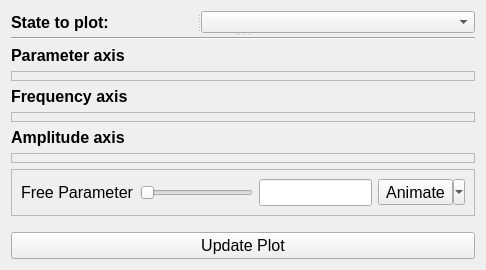
     <widget class="QWidget" name="spectrogram3d_tab">
      <property name="sizePolicy">
       <sizepolicy hsizetype="Expanding" vsizetype="Expanding">
        <horstretch>1</horstretch>
        <verstretch>1</verstretch>
       </sizepolicy>
      </property>
      <attribute name="title">
       <string>3D Spectrum</string>
      </attribute>
      <layout class="QVBoxLayout" name="verticalLayout_2">
       <item>
        <widget class="QSplitter" name="splitter_6">
         <property name="orientation">
          <enum>Qt::Orientation::Vertical</enum>
         </property>
         <widget class="QSplitter" name="splitter_7">
          <property name="orientation">
           <enum>Qt::Orientation::Horizontal</enum>
          </property>
          <widget class="QLabel" name="plot_state_spec3D_2">
           <property name="sizePolicy">
            <sizepolicy hsizetype="Expanding" vsizetype="Expanding">
             <horstretch>1</horstretch>
             <verstretch>1</verstretch>
            </sizepolicy>
           </property>
           <property name="font">
            <font>
             <pointsize>12</pointsize>
             <bold>true</bold>
             <strikeout>false</strikeout>
             <kerning>false</kerning>
            </font>
           </property>
           <property name="text">
            <string>State to plot:</string>
           </property>
          </widget>
          <widget class="QComboBox" name="plot_state_spec3D">
           <property name="sizePolicy">
            <sizepolicy hsizetype="Expanding" vsizetype="Fixed">
             <horstretch>2</horstretch>
             <verstretch>1</verstretch>
            </sizepolicy>
           </property>
          </widget>
         </widget>
         <widget class="Line" name="line_3">
          <property name="orientation">
           <enum>Qt::Orientation::Horizontal</enum>
          </property>
         </widget>
        </widget>
       </item>
       <item>
        <widget class="QLabel" name="paramAxisSpec_l">
         <property name="sizePolicy">
          <sizepolicy hsizetype="Preferred" vsizetype="Preferred">
           <horstretch>1</horstretch>
           <verstretch>0</verstretch>
          </sizepolicy>
         </property>
         <property name="font">
          <font>
           <pointsize>12</pointsize>
           <bold>true</bold>
           <strikeout>false</strikeout>
           <kerning>true</kerning>
          </font>
         </property>
         <property name="text">
          <string>Parameter axis</string>
         </property>
        </widget>
       </item>
       <item>
        <widget class="variable_from_to_scale_widget" name="paramAxisSpec3d_options">
         <property name="sizePolicy">
          <sizepolicy hsizetype="Expanding" vsizetype="Expanding">
           <horstretch>1</horstretch>
           <verstretch>1</verstretch>
          </sizepolicy>
         </property>
         <property name="minimumSize">
          <size>
           <width>0</width>
           <height>10</height>
          </size>
         </property>
         <property name="focusPolicy">
          <enum>Qt::FocusPolicy::TabFocus</enum>
         </property>
         <property name="frameShape">
          <enum>QFrame::Shape::StyledPanel</enum>
         </property>
         <property name="frameShadow">
          <enum>QFrame::Shadow::Raised</enum>
         </property>
         <property name="variableMin" stdset="0">
          <double>-10000000.000000000000000</double>
         </property>
         <property name="variableMax" stdset="0">
          <double>10000000.000000000000000</double>
         </property>
         <property name="variableDecimals" stdset="0">
          <double>10.000000000000000</double>
         </property>
         <property name="toEntryDefault" stdset="0">
          <double>0.000000000000000</double>
         </property>
         <property name="fromEntryDefault" stdset="0">
          <double>1.000000000000000</double>
         </property>
         <property name="varDdItems" stdset="0">
          <stringlist>
           <string>Parameter 1</string>
           <string>Parameter 2</string>
           <string></string>
          </stringlist>
         </property>
        </widget>
       </item>
       <item>
        <widget class="QLabel" name="freqAxisSpec3d_l">
         <property name="font">
          <font>
           <pointsize>12</pointsize>
           <bold>true</bold>
           <strikeout>false</strikeout>
           <kerning>true</kerning>
          </font>
         </property>
         <property name="text">
          <string>Frequency axis</string>
         </property>
        </widget>
       </item>
       <item>
        <widget class="variable_from_to_scale_widget" name="freqAxisSpec3d_options">
         <property name="sizePolicy">
          <sizepolicy hsizetype="Expanding" vsizetype="Expanding">
           <horstretch>1</horstretch>
           <verstretch>1</verstretch>
          </sizepolicy>
         </property>
         <property name="minimumSize">
          <size>
           <width>0</width>
           <height>10</height>
          </size>
         </property>
         <property name="focusPolicy">
          <enum>Qt::FocusPolicy::TabFocus</enum>
         </property>
         <property name="frameShape">
          <enum>QFrame::Shape::StyledPanel</enum>
         </property>
         <property name="frameShadow">
          <enum>QFrame::Shadow::Raised</enum>
         </property>
         <property name="variableMin" stdset="0">
          <double>-10000000.000000000000000</double>
         </property>
         <property name="variableMax" stdset="0">
          <double>10000000.000000000000000</double>
         </property>
         <property name="variableDecimals" stdset="0">
          <double>10.000000000000000</double>
         </property>
         <property name="toEntryDefault" stdset="0">
          <double>0.000000000000000</double>
         </property>
         <property name="fromEntryDefault" stdset="0">
          <double>1.000000000000000</double>
         </property>
         <property name="varDdItems" stdset="0">
          <stringlist>
           <string>Frequency</string>
          </stringlist>
         </property>
        </widget>
       </item>
       <item>
        <widget class="QLabel" name="amplAxisSpec3d_l">
         <property name="sizePolicy">
          <sizepolicy hsizetype="Preferred" vsizetype="Preferred">
           <horstretch>1</horstretch>
           <verstretch>0</verstretch>
          </sizepolicy>
         </property>
         <property name="font">
          <font>
           <pointsize>12</pointsize>
           <bold>true</bold>
           <strikeout>false</strikeout>
           <kerning>true</kerning>
          </font>
         </property>
         <property name="text">
          <string>Amplitude axis</string>
         </property>
        </widget>
       </item>
       <item>
        <widget class="variable_from_to_scale_widget" name="amplAxisSpec3d_options">
         <property name="sizePolicy">
          <sizepolicy hsizetype="Expanding" vsizetype="Expanding">
           <horstretch>1</horstretch>
           <verstretch>1</verstretch>
          </sizepolicy>
         </property>
         <property name="minimumSize">
          <size>
           <width>0</width>
           <height>10</height>
          </size>
         </property>
         <property name="focusPolicy">
          <enum>Qt::FocusPolicy::TabFocus</enum>
         </property>
         <property name="frameShape">
          <enum>QFrame::Shape::StyledPanel</enum>
         </property>
         <property name="frameShadow">
          <enum>QFrame::Shadow::Raised</enum>
         </property>
         <property name="variableMin" stdset="0">
          <double>-10000000.000000000000000</double>
         </property>
         <property name="variableMax" stdset="0">
          <double>10000000.000000000000000</double>
         </property>
         <property name="variableDecimals" stdset="0">
          <double>10.000000000000000</double>
         </property>
         <property name="toEntryDefault" stdset="0">
          <double>0.000000000000000</double>
         </property>
         <property name="fromEntryDefault" stdset="0">
          <double>1.000000000000000</double>
         </property>
         <property name="varDdItems" stdset="0">
          <stringlist>
           <string>PSD</string>
           <string>FFT Phase</string>
          </stringlist>
         </property>
        </widget>
       </item>
       <item>
        <widget class="QFrame" name="fixedParamSelectTime_f_2">
         <property name="font">
          <font>
           <pointsize>12</pointsize>
           <strikeout>false</strikeout>
           <kerning>true</kerning>
          </font>
         </property>
         <property name="frameShape">
          <enum>QFrame::Shape::StyledPanel</enum>
         </property>
         <property name="frameShadow">
          <enum>QFrame::Shadow::Raised</enum>
         </property>
         <layout class="QHBoxLayout" name="horizontalLayout_2" stretch="1,1,0,1">
          <item>
           <widget class="QLabel" name="fixedParamSpec_l">
            <property name="font">
             <font>
              <pointsize>12</pointsize>
              <strikeout>false</strikeout>
              <kerning>true</kerning>
             </font>
            </property>
            <property name="text">
             <string>Free Parameter</string>
            </property>
           </widget>
          </item>
          <item>
           <widget class="QSlider" name="fixedParamSpec_slider">
            <property name="orientation">
             <enum>Qt::Orientation::Horizontal</enum>
            </property>
           </widget>
          </item>
          <item>
           <widget class="floatLineEdit" name="fixedParamSpec_entry">
            <property name="sizePolicy">
             <sizepolicy hsizetype="Preferred" vsizetype="Fixed">
              <horstretch>1</horstretch>
              <verstretch>0</verstretch>
             </sizepolicy>
            </property>
           </widget>
          </item>
          <item>
           <widget class="QToolButton" name="fixedParamSpecAnimate_button">
            <property name="text">
             <string>Animate</string>
            </property>
            <property name="popupMode">
             <enum>QToolButton::ToolButtonPopupMode::MenuButtonPopup</enum>
            </property>
            <property name="toolButtonStyle">
             <enum>Qt::ToolButtonStyle::ToolButtonTextBesideIcon</enum>
            </property>
            <property name="autoRaise">
             <bool>false</bool>
            </property>
            <property name="arrowType">
             <enum>Qt::ArrowType::NoArrow</enum>
            </property>
           </widget>
          </item>
         </layout>
        </widget>
       </item>
       <item>
        <spacer name="verticalSpacer_2">
         <property name="orientation">
          <enum>Qt::Orientation::Vertical</enum>
         </property>
         <property name="sizeHint" stdset="0">
          <size>
           <width>20</width>
           <height>10</height>
          </size>
         </property>
        </spacer>
       </item>
       <item>
        <widget class="QPushButton" name="updatePlot_button_3">
         <property name="font">
          <font>
           <pointsize>12</pointsize>
           <strikeout>false</strikeout>
           <kerning>true</kerning>
          </font>
         </property>
         <property name="text">
          <string>Update Plot</string>
         </property>
        </widget>
       </item>
      </layout>
     </widget>
